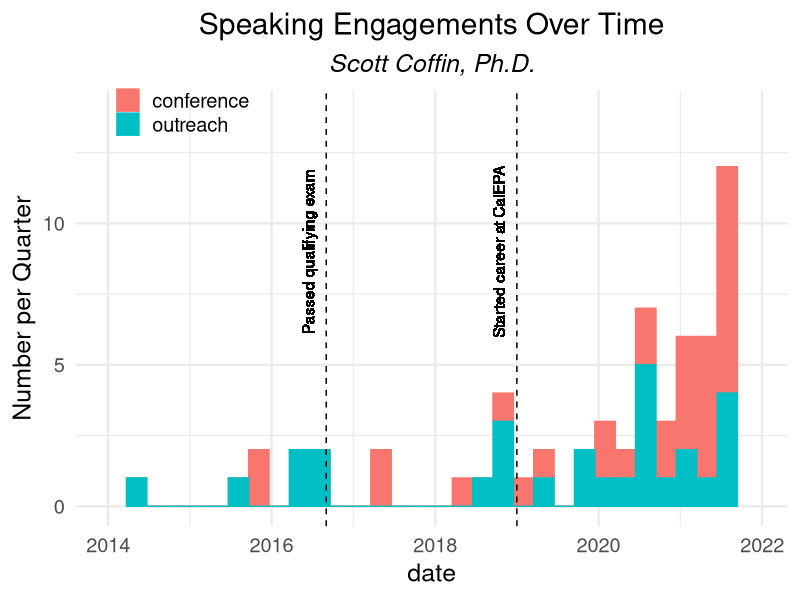
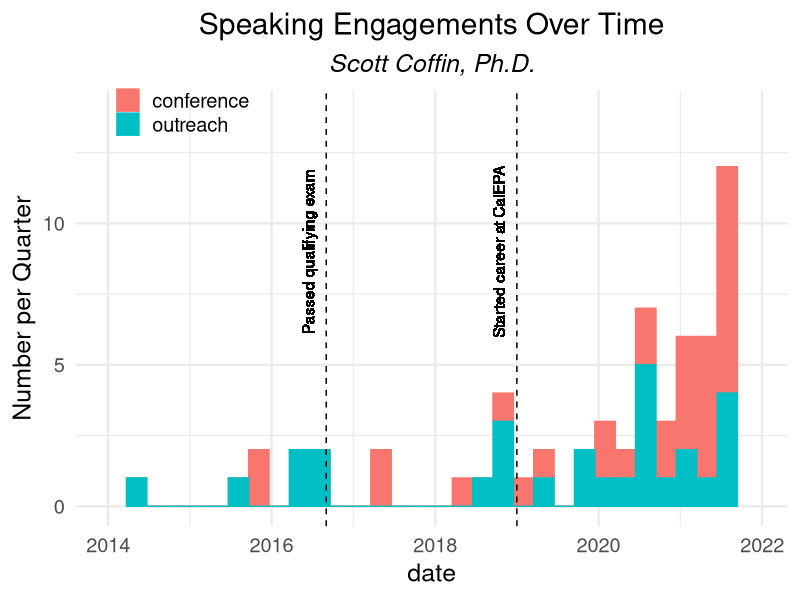

These charts were generated, in order, by the following R code:
## ---- chunk 1
knitr::opts_chunk$set(echo = TRUE)
## ---- chunk 2
library(tidyverse)
library(skimr)
library(lubridate)
## ---- chunk 3
#read in data
cv <- readxl::read_xlsx("assets/data/presentation tracking spreadsheet.xlsx")

#convert dates
date <- cv %>% 
  mutate(day = 1) %>% 
  mutate(month_number = match(Month, month.name)) %>% 
  mutate(date = make_date(year = Year, month = month_number, day = day))

#plot
engagements <- date %>% 
  ggplot() +
  geom_histogram(aes(x = date, color = Category, fill = Category),
                 binwidth = 91, position = "stack") + #quarterly
  geom_vline(xintercept = as.numeric(as.Date("2016-09-01")), linetype = 2) +
  geom_text(x = as.numeric(as.Date("2016-09-01")), y = 9,
            label = "Passed qualifying exam", angle = 90,
            vjust = -1) +
  geom_vline(xintercept = as.numeric(as.Date("2019-01-01")), linetype = 2) +
   geom_text(x = as.numeric(as.Date("2019-01-01")), y = 9,
            label = "Started career at CalEPA", angle = 90,
            vjust = -1) +
  scale_x_date(limits = as.Date(c("2014-01-01", "2021-12-01"))) +
  ylab("Number per Quarter") +
  labs(title = "Speaking Engagements Over Time",
       subtitle = "Scott Coffin, Ph.D.") +
  theme_minimal(base_size = 18) +
  theme(legend.title = element_blank(),
        plot.title = element_text(hjust = 0.5),
        plot.subtitle = element_text(hjust = 0.5, face = "italic"),
        legend.position = c(0.15,0.95)
        )

engagements
## ---- chunk 4
ggsave(engagements,
       file = "assets/engagements.jpeg",
       bg = "white",
       width = 8, height = 6,
       units = "in",
       scale = 0.8)
